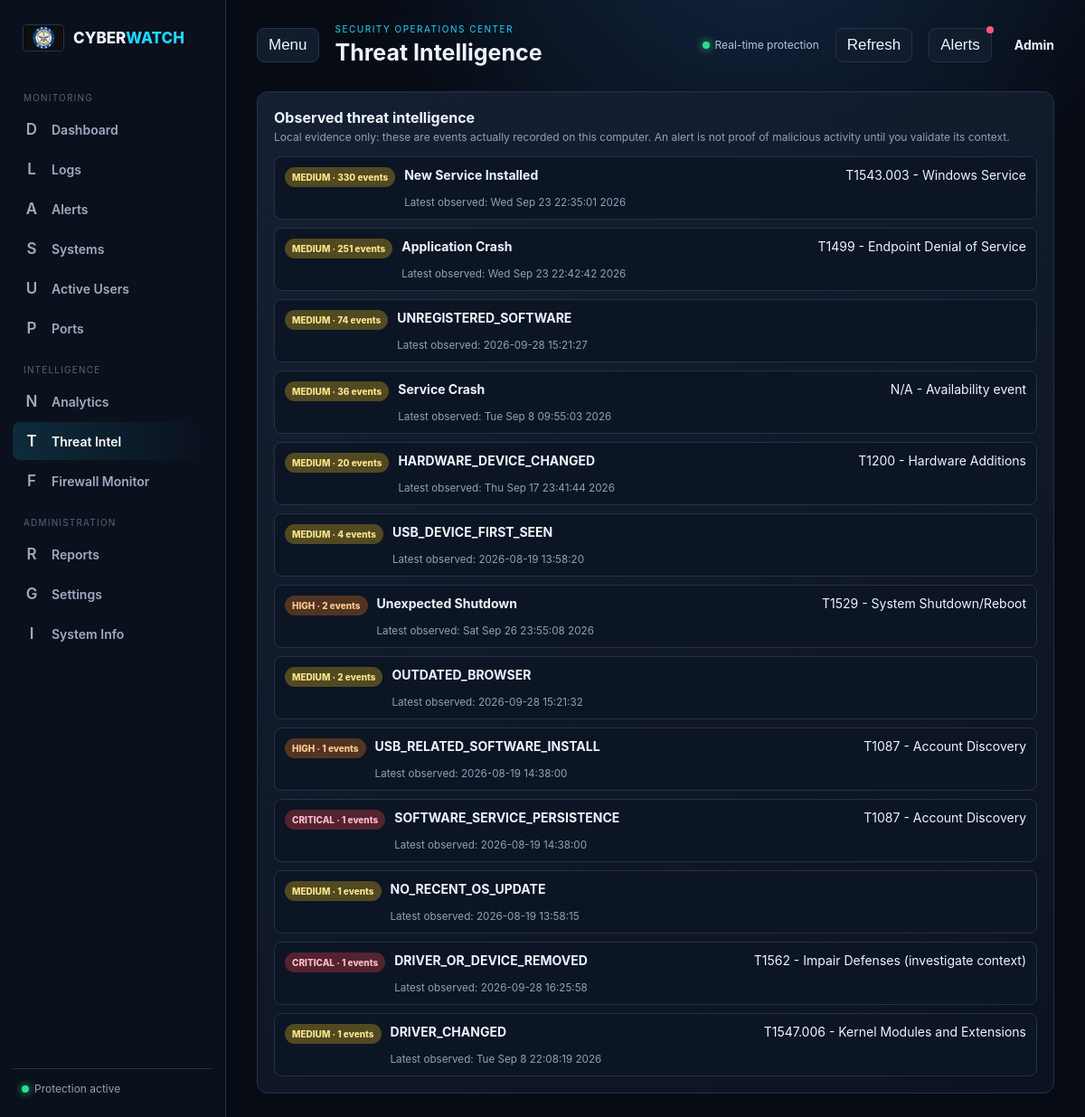
Page /threat-intelligence on the committed database.
### tables this page shows
CREATE TABLE alerts(
            id INTEGER PRIMARY KEY AUTOINCREMENT,
            timestamp TEXT NOT NULL,
            severity TEXT NOT NULL,
            threat TEXT NOT NULL,
            message TEXT NOT NULL,
            username TEXT DEFAULT 'SYSTEM',
            source TEXT DEFAULT 'Unknown',
            computer TEXT DEFAULT '',
            event_id INTEGER DEFAULT 0,
            recommendation TEXT DEFAULT '',
            mitre TEXT DEFAULT '',
            alert_key TEXT UNIQUE,
            count INTEGER DEFAULT 1,
            last_seen TEXT
        , status TEXT DEFAULT 'Open', assignee TEXT DEFAULT '', notes TEXT DEFAULT '', category TEXT DEFAULT '', sub_category TEXT DEFAULT '', evidence TEXT DEFAULT '{}', previous_value TEXT DEFAULT '', new_value TEXT DEFAULT '', detected_at TEXT DEFAULT '', event_timestamp TEXT DEFAULT '', confidence REAL DEFAULT 0.5);

### app.py (the view)
@app.route("/threat-intelligence")
def threat_intelligence_page():
    threats = get_threat_statistics(20)
    return render_template("threat_intelligence.html", threats=threats, recommendations={row["threat"]: get_recommendation(row["threat"]) for row in threats})

### app.py (called while the page is built, shortened)
@app.before_request
def require_login():
    if not REQUIRE_LOGIN:
        return None

### database.py (called while the page is built)
def get_connection():
    conn = sqlite3.connect(DB_PATH)
    conn.row_factory = sqlite3.Row
    conn.execute("PRAGMA foreign_keys=ON")
    conn.execute("PRAGMA busy_timeout=5000")
    return conn

def get_threat_statistics(limit=10):
    conn = get_connection()
    rows = conn.execute("""SELECT threat, COUNT(*) AS total,
        MAX(COALESCE(event_timestamp, last_seen, timestamp)) AS last_event,
        CASE MAX(CASE severity WHEN 'CRITICAL' THEN 4 WHEN 'HIGH' THEN 3 WHEN 'MEDIUM' THEN 2 WHEN 'LOW' THEN 1 ELSE 0 END)
        WHEN 4 THEN 'CRITICAL' WHEN 3 THEN 'HIGH' WHEN 2 THEN 'MEDIUM' WHEN 1 THEN 'LOW' ELSE 'INFO' END AS severity
        FROM alerts GROUP BY threat ORDER BY total DESC LIMIT ?""", (limit,)).fetchall()
    conn.close()
    return rows

### recommendations.py (called while the page is built)
def get_recommendation(threat):
    data = RECOMMENDATIONS.get(threat, {})
    return {
        "threat": threat,
        "description": data.get("description", "A security-relevant event was detected by the SIEM."),
        "why": data.get("why", "The event matched a monitored Windows security condition."),
        "immediate_action": data.get("immediate_action", "Review the event context and validate whether the activity is expected."),
        "recommended_fix": data.get("recommended_fix", "Contain the source if suspicious and document the investigation."),
        "long_term_defense": data.get("long_term_defense", "Continue collecting logs and tune alerts against normal activity."),
        "mitre": data.get("mitre", "T1087 - Account Discovery"),
        "commands": data.get("commands", DEFAULT_COMMANDS),
    }

### templates/threat_intelligence.html (shortened to what this page needs)
{% extends 'base.html' %}{% block page_title %}Threat Intelligence{% endblock %}{% block content %}
<section class="panel"><div class="panel-heading"><div><h2>Observed threat intelligence</h2><p>Local evidence only: these are events actually recorded on this computer. An alert is not proof of malicious activity until you validate its context.</p></div></div><div class="alert-list">{% for threat in threats %}{% set rec=recommendations[threat.threat] %}<details class="alert-card"><summary><span class="badge {{ threat.severity|lower }}">{{threat.severity}} · {{threat.total}} events</span><b>{{threat.threat}}</b><span>{{rec.mitre}}</span><small>Latest observed: {{threat.last_event}}</small></summary></details>{% else %}<p class="empty">No threat intelligence is available until a local alert is detected.</p>{% endfor %}</div></section>{% endblock %}

### static/css/style.css (style rules this page uses)
:root { --bg:#070b14;--panel:#101827;--panel2:#151f31;--line:#24314a;--text:#edf4ff;--muted:#91a0b7;--cyan:#21d4fd;--green:#2cdb8e;--red:#fb5a71;--purple:#9b7cff }
* { box-sizing:border-box }
body { margin:0;background:radial-gradient(circle at 70% -10%,#122844 0,transparent 28%),var(--bg);color:var(--text);font:14px Inter,Segoe UI,Arial,sans-serif }
h2 { font-size:16px;margin:0 }
p { color:var(--muted) }
.metric-card,.panel { border:1px solid var(--line);background:linear-gradient(145deg,rgba(22,33,52,.94),rgba(12,19,32,.94));border-radius:12px }
.panel { padding:18px;min-width:0 }
.panel-heading { display:flex;justify-content:space-between;align-items:center;margin-bottom:14px }
.panel-heading p { font-size:12px;margin:4px 0 0 }
.stack-list,.alert-list { display:grid;gap:9px }
.alert-row,.alert-card { background:#0c1524;border:1px solid var(--line);border-radius:8px;padding:11px }
.badge { border-radius:99px;font-size:10px;padding:5px 8px;height:max-content;font-weight:800;background:#253249 }
.badge.critical { background:#542330;color:#ffbcc7 }
.badge.high { background:#513522;color:#ffc990 }
.badge.medium { background:#514922;color:#f9e58a }
.alert-card summary { display:grid;grid-template-columns:auto 1fr auto;gap:10px;cursor:pointer }
.alert-card summary small { grid-column:2/4;color:var(--muted) }

### rows in the picture
alerts: severity "MEDIUM", total "36", threat "Service Crash", mitre "N/A - Availability event", last_event "Tue Sep 8 09:55:03 2026"
alerts: severity "MEDIUM", total "20", threat "HARDWARE_DEVICE_CHANGED", mitre "T1200 - Hardware Additions", last_event "Thu Sep 17 23:41:44 2026"
alerts: severity "HIGH", total "2", threat "Unexpected Shutdown", mitre "T1529 - System Shutdown/Reboot", last_event "Sat Sep 26 23:55:08 2026"
alerts: severity "HIGH", total "1", threat "USB_RELATED_SOFTWARE_INSTALL", mitre "T1087 - Account Discovery", last_event "2026-08-19 14:38:00"
alerts: severity "CRITICAL", total "1", threat "SOFTWARE_SERVICE_PERSISTENCE", mitre "T1087 - Account Discovery", last_event "2026-08-19 14:38:00"
alerts: severity "MEDIUM", total "1", threat "NO_RECENT_OS_UPDATE", last_event "2026-08-19 13:58:15"
alerts: severity "CRITICAL", total "1", threat "DRIVER_OR_DEVICE_REMOVED", mitre "T1562 - Impair Defenses (investigate context)", last_event "2026-09-28 16:25:58"
alerts: severity "MEDIUM", total "1", threat "DRIVER_CHANGED", mitre "T1547.006 - Kernel Modules and Extensions", last_event "Tue Sep 8 22:08:19 2026"

### other values in the picture
{{ threat.severity }} "MEDIUM" "MEDIUM" "MEDIUM" "MEDIUM" "MEDIUM"
{{ threat.total }} "330" "251" "74" "4" "2"
{{ threat.threat }} "New Service Installed" "Application Crash" "UNREGISTERED_SOFTWARE" "USB_DEVICE_FIRST_SEEN" "OUTDATED_BROWSER"
{{ rec.mitre }} "T1543.003 - Windows Service" "T1499 - Endpoint Denial of Service"
{{ threat.last_event }} "Wed Sep 23 22:35:01 2026" "Wed Sep 23 22:42:42 2026" "2026-09-28 15:21:27" "2026-08-19 13:58:20" "2026-09-28 15:21:32"
